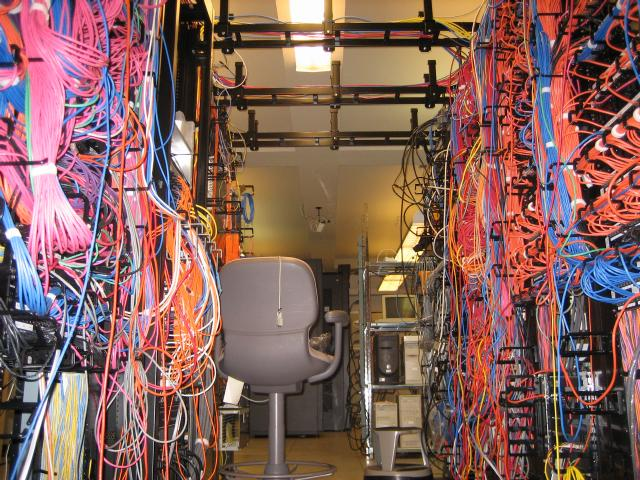
#> input picture HW/HW11/11HW2_PatchPanels.jpg, 640 x 480 px
$ jupyter execute --allow-errors HW11.ipynb
#> lines starting #> are read from the running program, lines starting #| are printed output that depends on the picture
## HW11
### Problem 1

[cell 1]
import scipy.io
import cv2
import numpy as np
import matplotlib.pyplot as plt
from sklearn.cluster import KMeans

#> (a cell that did not finish here is left out)

[cell 3]
k = [4, 5 ,6]
#> (the rest of this cell did not finish here and is left out)

### Problem 2 (k-means)

[cell 4]
from sklearn.utils import shuffle

original = cv2.imread("11HW2_PatchPanels.jpg")
#> original is the input picture: shape (480, 640, 3); mean B, G, R 91.4, 97.3, 133.2
original = cv2.cvtColor(original, cv2.COLOR_BGR2RGB)
width,height,depth = original.shape
#> width = 480; height = 640; depth = 3
temp = original.reshape(width*height,depth)
temp = np.array(temp, dtype=np.float64) / 255

original_sample = shuffle(temp, random_state=0)[:1000] # random 1000 points
#> original_sample = 1000 rows, first 8: [0.184, 0.0902, 0.0824], [0.988, 0.831, 0.835], [0.282, 0.227, 0.192], [0.584, 0.196, 0.122], [0.455, 0.243, 0.243], [0.729, 0.298, 0.106], [0.808, 0.267, 0.227], [0.176, 0.153, 0.161]
def cluster(k):
    estimator = KMeans(n_clusters=k, random_state=0)
    kmeans = estimator.fit(original_sample)
    return kmeans

def recreate_image(codebook, labels, w, h):
#> called with codebook = array of shape (2, 3), labels = array of shape (307200,), w = 480, h = 640
    d = codebook.shape[1]
    image = np.zeros((w, h, d))
    label_idx = 0
    for i in range(w):
        for j in range(h):
            image[i][j] = codebook[labels[label_idx]]
            label_idx += 1
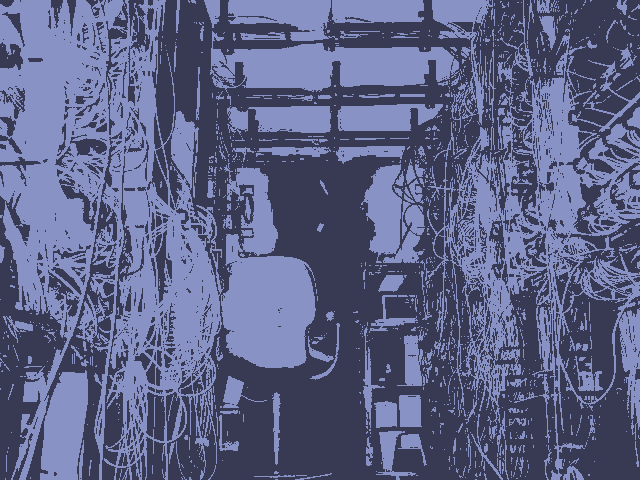
#> image: shape (480, 640, 3) float64; mean of channels 0, 1, 2 0.53, 0.388, 0.365; drawn as B, G, R
#> after the loop, label_idx = 307200
    return image

kmeans = cluster(2)
labels = kmeans.predict(temp)
kmeans_2 = recreate_image(kmeans.cluster_centers_, labels,width,height)
kmeans = cluster(5)
labels = kmeans.predict(temp)
kmeans_5 = recreate_image(kmeans.cluster_centers_, labels,width,height)
#> call 2 of recreate_image, with codebook = array of shape (5, 3), labels = array of shape (307200,), w = 480, h = 640
#> after the loop in recreate_image (call 2), `for i in range(w):`:
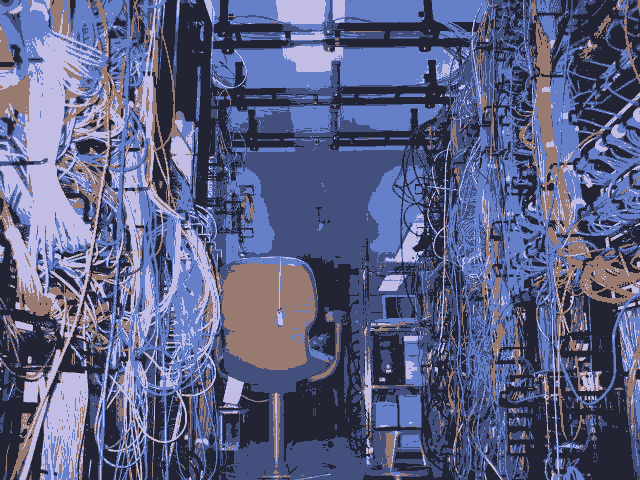
#> image: shape (480, 640, 3) float64; mean of channels 0, 1, 2 0.521, 0.381, 0.359; drawn as B, G, R
kmeans = cluster(10)
labels = kmeans.predict(temp)
kmeans_10 = recreate_image(kmeans.cluster_centers_, labels,width,height)
#> call 3 of recreate_image, with codebook = array of shape (10, 3), labels = array of shape (307200,), w = 480, h = 640
#> after the loop in recreate_image (call 3), `for i in range(w):`:
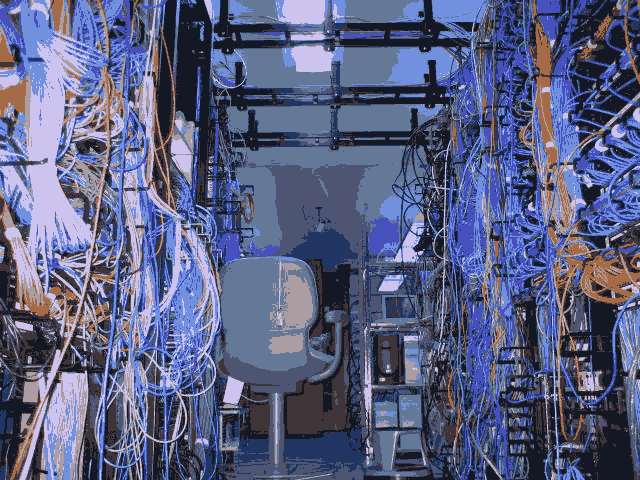
#> image: shape (480, 640, 3) float64; mean of channels 0, 1, 2 0.517, 0.379, 0.354; drawn as B, G, R
kmeans = cluster(15)
labels = kmeans.predict(temp)
kmeans_15 = recreate_image(kmeans.cluster_centers_, labels,width,height)
#> call 4 of recreate_image, with codebook = array of shape (15, 3), labels = array of shape (307200,), w = 480, h = 640
#> after the loop in recreate_image (call 4), `for i in range(w):`:
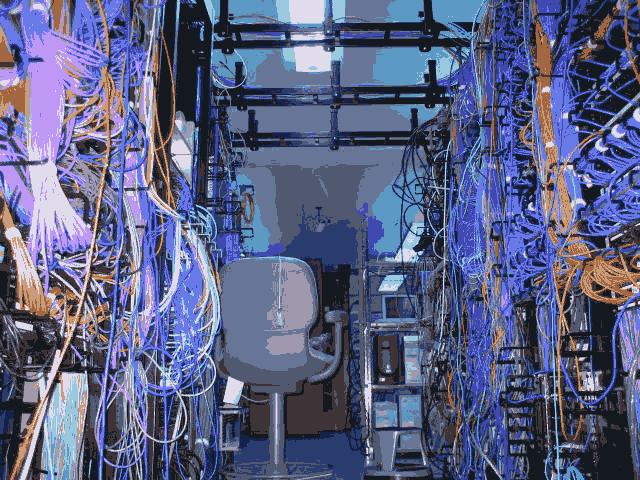
#> image: shape (480, 640, 3) float64; mean of channels 0, 1, 2 0.522, 0.381, 0.357; drawn as B, G, R
kmeans = cluster(20)
labels = kmeans.predict(temp)
kmeans_20 = recreate_image(kmeans.cluster_centers_, labels,width,height)
#> after the loop in recreate_image (call 5), `for i in range(w):`:
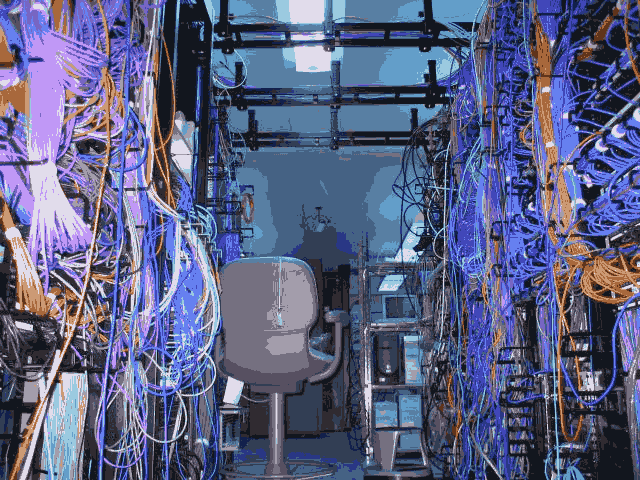
#> image: shape (480, 640, 3) float64; mean of channels 0, 1, 2 0.518, 0.381, 0.358; drawn as B, G, R

plt.figure(figsize = (15,10))
plt.subplot(2,3,1)
plt.axis('off')
plt.title('Original image')
plt.imshow(original.reshape(width,height,depth))

plt.subplot(2,3,2)
plt.axis('off')
plt.title('Quantized image (k=2) ')
plt.imshow(kmeans_2)

plt.subplot(2,3,3)
plt.axis('off')
plt.title('Quantized image (k=5) ')
plt.imshow(kmeans_5)

plt.subplot(2,3,4)
plt.axis('off')
plt.title('Quantized image (k=10) ')
plt.imshow(kmeans_10)

plt.subplot(2,3,5)
plt.axis('off')
plt.title('Quantized image (k=15) ')
plt.imshow(kmeans_15)

plt.subplot(2,3,6)
plt.axis('off')
plt.title('Quantized image (k=20) ')
plt.imshow(kmeans_20)

plt.show()

### (b.)

[cell 5]
# Calculate the compression ratio
k = [2, 5, 10, 15, 20]

compression_ratio = original.nbytes / kmeans_2.nbytes
#> compression_ratio = 0.125
print(f"k = 2,  compression_ratio: {compression_ratio}")
#| k = 2,  compression_ratio: 0.125
compression_ratio = original.nbytes / kmeans_5.nbytes
print(f"k = 5,  compression_ratio: {compression_ratio}")
#| k = 5,  compression_ratio: 0.125
compression_ratio = original.nbytes / kmeans_10.nbytes
print(f"k = 10, compression_ratio: {compression_ratio}")
#| k = 10, compression_ratio: 0.125
compression_ratio = original.nbytes / kmeans_15.nbytes
print(f"k = 15, compression_ratio: {compression_ratio}")
#| k = 15, compression_ratio: 0.125
compression_ratio = original.nbytes / kmeans_20.nbytes
print(f"k = 20, compression_ratio: {compression_ratio}")
#| k = 20, compression_ratio: 0.125
